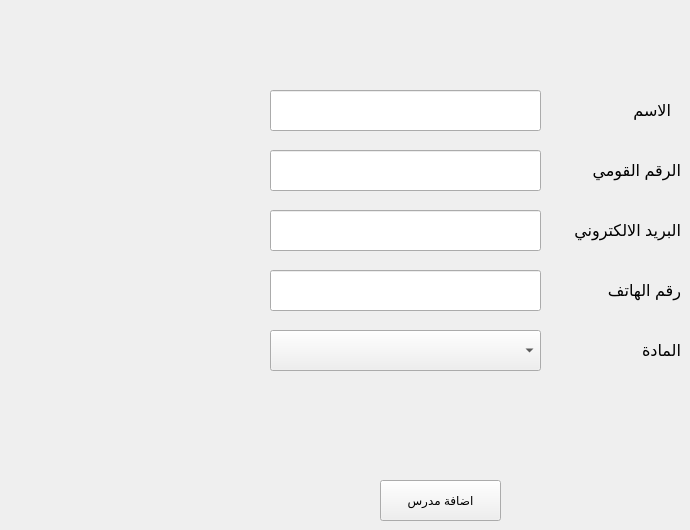
          <widget class="QWidget" name="tab_19">
           <attribute name="title">
            <string>اضافة مدرس</string>
           </attribute>
           <widget class="QLabel" name="label_61">
            <property name="geometry">
             <rect>
              <x>550</x>
              <y>90</y>
              <width>121</width>
              <height>41</height>
             </rect>
            </property>
            <property name="font">
             <font>
              <pointsize>12</pointsize>
             </font>
            </property>
            <property name="text">
             <string>الاسم</string>
            </property>
           </widget>
           <widget class="QLabel" name="label_63">
            <property name="geometry">
             <rect>
              <x>560</x>
              <y>150</y>
              <width>121</width>
              <height>41</height>
             </rect>
            </property>
            <property name="font">
             <font>
              <pointsize>12</pointsize>
             </font>
            </property>
            <property name="text">
             <string>الرقم القومي</string>
            </property>
           </widget>
           <widget class="QLineEdit" name="lineEdit_34">
            <property name="geometry">
             <rect>
              <x>270</x>
              <y>150</y>
              <width>271</width>
              <height>41</height>
             </rect>
            </property>
            <property name="font">
             <font>
              <pointsize>10</pointsize>
             </font>
            </property>
           </widget>
           <widget class="QLineEdit" name="lineEdit_49">
            <property name="geometry">
             <rect>
              <x>270</x>
              <y>210</y>
              <width>271</width>
              <height>41</height>
             </rect>
            </property>
            <property name="font">
             <font>
              <pointsize>10</pointsize>
             </font>
            </property>
           </widget>
           <widget class="QLineEdit" name="lineEdit_35">
            <property name="geometry">
             <rect>
              <x>270</x>
              <y>90</y>
              <width>271</width>
              <height>41</height>
             </rect>
            </property>
            <property name="font">
             <font>
              <pointsize>10</pointsize>
             </font>
            </property>
           </widget>
           <widget class="QLabel" name="label_64">
            <property name="geometry">
             <rect>
              <x>550</x>
              <y>210</y>
              <width>131</width>
              <height>41</height>
             </rect>
            </property>
            <property name="font">
             <font>
              <pointsize>12</pointsize>
             </font>
            </property>
            <property name="text">
             <string>البريد الالكتروني</string>
            </property>
           </widget>
           <widget class="QPushButton" name="pushButton_25">
            <property name="geometry">
             <rect>
              <x>380</x>
              <y>480</y>
              <width>121</width>
              <height>41</height>
             </rect>
            </property>
            <property name="font">
             <font/>
            </property>
            <property name="text">
             <string>اضافة مدرس</string>
            </property>
           </widget>
           <widget class="QLineEdit" name="lineEdit_37">
            <property name="geometry">
             <rect>
              <x>270</x>
              <y>270</y>
              <width>271</width>
              <height>41</height>
             </rect>
            </property>
            <property name="font">
             <font>
              <pointsize>10</pointsize>
             </font>
            </property>
           </widget>
           <widget class="QLabel" name="label_65">
            <property name="geometry">
             <rect>
              <x>550</x>
              <y>270</y>
              <width>131</width>
              <height>41</height>
             </rect>
            </property>
            <property name="font">
             <font>
              <pointsize>12</pointsize>
             </font>
            </property>
            <property name="text">
             <string>رقم الهاتف</string>
            </property>
           </widget>
           <widget class="QComboBox" name="comboBox_23">
            <property name="geometry">
             <rect>
              <x>270</x>
              <y>330</y>
              <width>271</width>
              <height>41</height>
             </rect>
            </property>
            <property name="font">
             <font>
              <pointsize>10</pointsize>
             </font>
            </property>
           </widget>
           <widget class="QLabel" name="label_66">
            <property name="geometry">
             <rect>
              <x>560</x>
              <y>330</y>
              <width>121</width>
              <height>41</height>
             </rect>
            </property>
            <property name="font">
             <font>
              <pointsize>12</pointsize>
             </font>
            </property>
            <property name="text">
             <string>المادة</string>
            </property>
           </widget>
          </widget>
